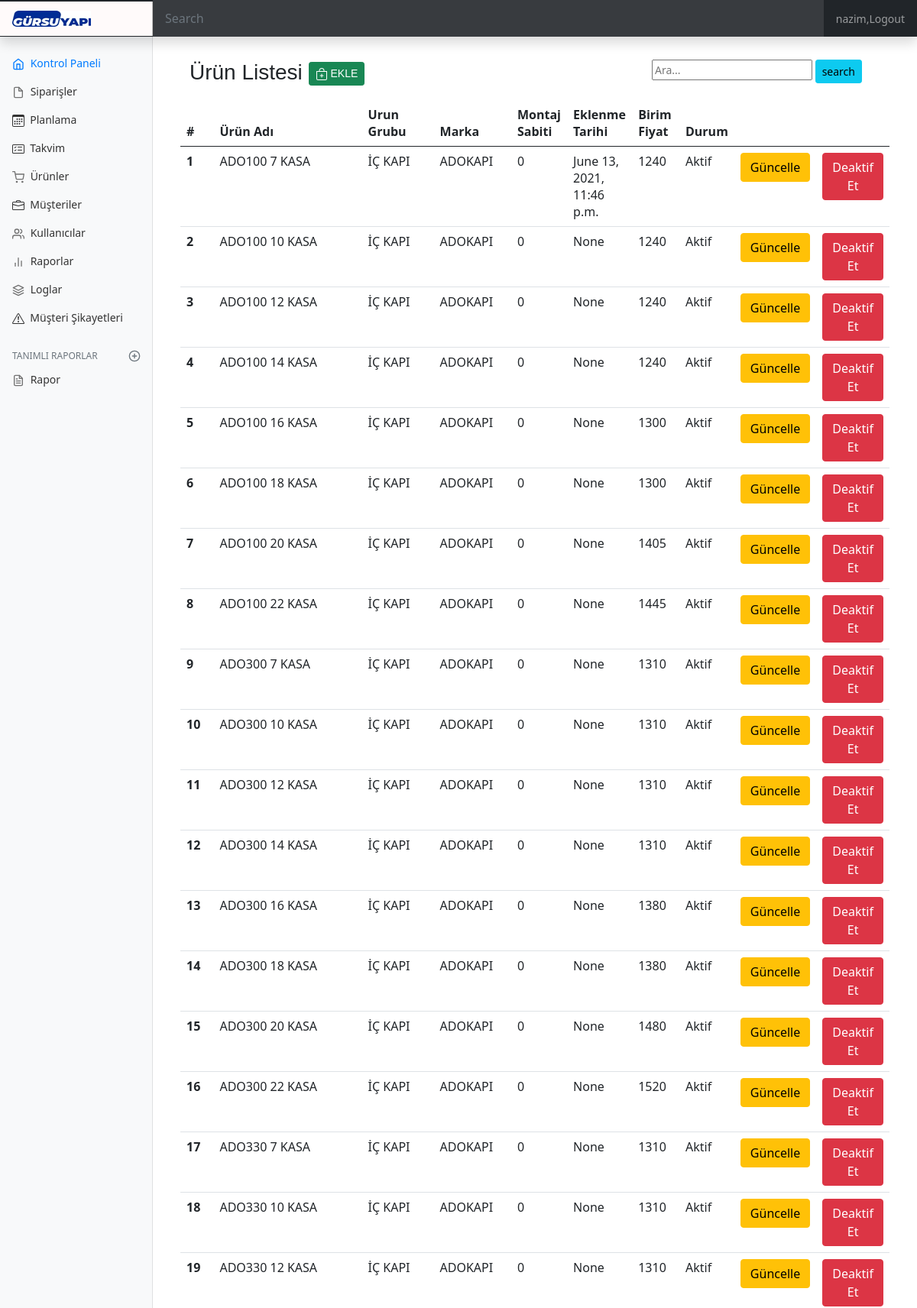
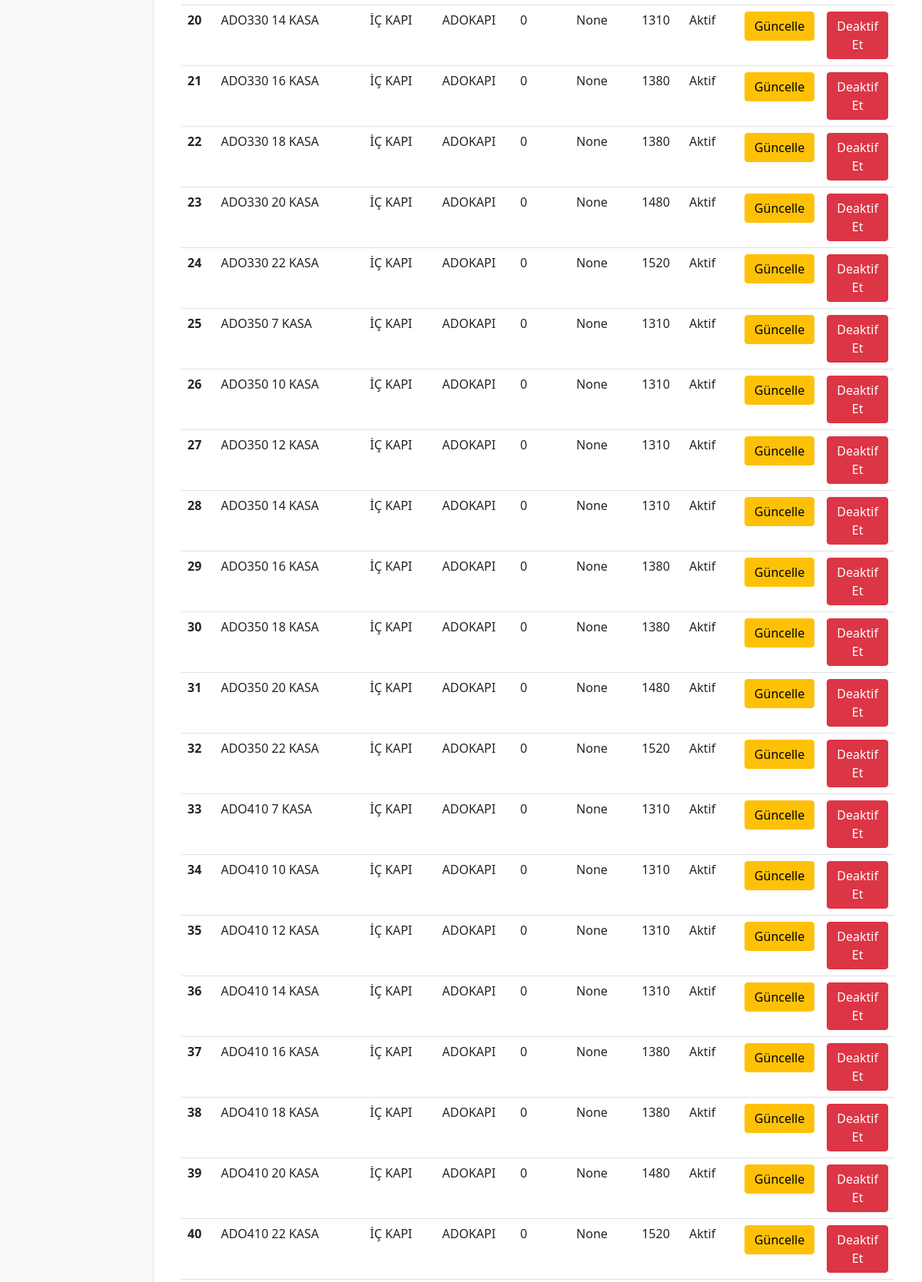
The app's page /order/productList/ (signed in, upper part) with its own data (2 pictures, top to bottom).
### order/models.py (models this page shows)
class Product(models.Model):
    unit_type = (
            ("AD","AD"),
            ("TN","TN"),
            ("M2","M2"),
            ("PK","PK"),
            ("TK","TK"),
            ("MT","MT"),
            ("BY","BY"),
            ("M3","M3"),
            ("KG","KG"),
       )
    urun_kodu = models.CharField(max_length=100,verbose_name="Ürün Kodu",blank=True, null=True)
    product_name = models.CharField(max_length=200,verbose_name="Ürün adı")
    marka = models.ForeignKey(Marka,on_delete=models.CASCADE,verbose_name="Urun Grubu",default=1)
    unit = models.CharField(max_length=10,choices=unit_type,verbose_name="Birim",default="AD")
    urun_grubu = models.ForeignKey(UrunGrubu,on_delete=models.CASCADE,verbose_name="Urun Grubu",default=1)
    montaj_sabiti = models.IntegerField(verbose_name="Montaj Sabiti",default=0)
    birim_fiyat = models.IntegerField(verbose_name="Birim Fiyat" ,default=0)
    product_category = models.ForeignKey(ProductCategory,on_delete=models.CASCADE,verbose_name="Kategori",default=1)
    created_date = models.DateTimeField(auto_now=True)
    active = models.BooleanField(default=True)

class UrunGrubu(models.Model):
    title = models.CharField(max_length=40, unique=True)
    def __str__(self):
        return self.title

class Marka(models.Model):
    title = models.CharField(max_length=30, unique=True)
    description = models.CharField(max_length=150)
    def __str__(self):
        return self.title

### order/views.py (the view)
# urls.py: path('productList/',views.productList,name='productList'),
@login_required(login_url='/user/login/')
@permission_required('user.urun_listele',login_url='/user/yetkiYok/')
def productList(request):
    keyword = request.GET.get("keyword")
    if keyword:
        products = Product.objects.filter(product_name__contains = keyword).filter(active=1)
        return  render(request,'productList.html',{'products':products})
    products = Product.objects.all()
    return  render(request,'productList.html',{'products':products})

### templates/productList.html (shortened to what this page needs)
{% extends "layout.html" %}
{% block body %}
<div class="row">
  <div class="row mb-2">
    <div class="col-md-6">
        <h3>Ürün Listesi
            <a href="/order/productAdd">
              <button class="btn btn-success btn-sm">
                  EKLE
              </button>
            </a>
        </h3>
    </div>
    <div class="col-md-6" align="right">
      <form>
          <input type="text" name="keyword" class="input-sm" placeholder="Ara...">
          <button type="submit" class="btn btn-info btn-sm"> search</button>
      </form>
    </div>
  </div>
</div>
<div class="row">
  <table class="table">
    <thead>
      <tr>
        <th scope="col">#</th>
        <th scope="col">Ürün Adı</th>
        <th scope="col">Urun Grubu</th>
        <th scope="col">Marka</th>
        <th scope="col">Montaj Sabiti</th>
        <th scope="col">Eklenme Tarihi</th>
        <th scope="col">Birim Fiyat</th>
        <th scope="col">Durum</th>
        <th scope="col"></th>
        <th scope="col"></th>
      </tr>
    </thead>
    <tbody>
        {% for product in products %}
          <tr>
            <th scope="row">{{product.id}}</th>
            <td>{{product.product_name}}</td>
            <td>{{product.urun_grubu}}</a></td>
            <td>{{product.marka}}</td>
            <td>{{product.montaj_sabiti}}</td>
            <td>{{product.created_date}}</td>
            <td>{{product.birim_fiyat}}</td>
            <td>
                {% if product.active == True %}
                    Aktif
                {% else%}
                    Pasif
                {% endif %}
            </td>
            <td><a href="/order/productUpdate/{{product.id}}"><button class="btn btn-warning">Güncelle</button></a></td>
            <td>
              {% if product.active == True %}
                  <a href="/order/productDeactive/{{product.id}}"><button class="btn btn-danger">Deaktif Et</button></a>
                {% else%}
                  <a href="/order/productActive/{{product.id}}"><button class="btn btn-success">Aktif Et</button></a>
                {% endif %}
            </td>
          </tr>
        {% endfor %}
    </tbody>
  </table>
</div>
{% endblock body %}

### templates/layout.html (shortened to what this page needs)
{% load static %}
<html lang="en">
<head>
    <link href="https://cdn.jsdelivr.net/npm/bootstrap@5.0.0-beta2/dist/css/bootstrap.min.css" rel="stylesheet">
    <link rel="stylesheet" type="text/css" href="https://cdnjs.cloudflare.com/ajax/libs/bootstrap-datetimepicker/4.17.43/css/bootstrap-datetimepicker.min.css">
    <link rel="stylesheet" type="text/css" href="https://cdnjs.cloudflare.com/ajax/libs/bootstrap-datetimepicker/4.17.43/css/bootstrap-datetimepicker-standalone.css">
    <link rel="stylesheet" type="text/css" href="{% static 'main.css' %}" >
    <link rel="stylesheet" type="text/css" href="{% static 'bootstrap-multiselect.css' %}">
    <link rel="stylesheet" type="text/css" href="{% static 'multi.min.css' %}">
    <link href="{% static 'dashboard.css' %}" rel="stylesheet">
  </head>
  <body>
<header class="navbar navbar-dark sticky-top bg-dark flex-md-nowrap p-0 shadow">
  <a class="navbar-brand col-md-3 col-lg-2 me-0 px-3" href="#"><img src="/media/gursuYapi.png"></a>
  <input class="form-control form-control-dark w-100" type="text" placeholder="Search" aria-label="Search">
  <ul class="navbar-nav px-3">
    <li class="nav-item text-nowrap">
        {% if request.user.is_authenticated %}
            <li class="nav-item"><a class="nav-link" href="/user/logout/"> {{ request.user.username }},Logout</a></li>
        {%else%}
            <li class="nav-item"><a class="nav-link" href="/user/login">  Login </a></li>
        {% endif %}
    </li>
  </ul>
</header>
<div class="container-fluid">
  <div class="row">
    <nav id="sidebarMenu" class="col-md-3 col-lg-2 d-md-block bg-light sidebar collapse">
      <div class="position-sticky pt-3" id="accordion">
        <ul class="nav flex-column">
          <li class="nav-item">
              <a class="nav-link active" aria-current="page" href="/order/dashboard/ope/active">
                Kontrol Paneli
              </a>
            </li>
          {% if perms.user.siparis_listele %}
                <li class="nav-item">
                  <a class="nav-link" href="/order/orderList/active">
                    Siparişler
                  </a>
              </li>
          {%endif%}
          {% if perms.user.siparis_listele %}
                <li class="nav-item">
                  <a class="nav-link" href="/order/planlama/all">
                    &nbsp;Planlama
                  </a>
              </li>
          {%endif%}
          {% if perms.user.rezervasyon_listele %}
            <li class="nav-item">
              <a class="nav-link" href="/order/events">
                &nbsp;Takvim
              </a>
            </li>
          {%endif%}
          {% if perms.user.urun_listele %}
            <li class="nav-item">
              <a class="nav-link" href="/order/productList">
                Ürünler
              </a>
            </li>
          {%endif%}
          {% if perms.user.musteri_listele %}
            <li class="nav-item">
              <a class="nav-link" href="/order/customerList">
                &nbsp;Müşteriler
              </a>
            </li>
          {%endif%}
          {% if perms.user.kullanici_listeleme %}
            <li class="nav-item">
              <a class="nav-link" href="/user/userList">
                Kullanıcılar
              </a>
            </li>
          {%endif%}
          {% if perms.user.rapor_listele %}
            <li class="nav-item">
              <a class="nav-link" href="#">
                Raporlar
              </a>
            </li>
          {%endif%}
          {% if perms.user.log_listeleme %}
            <li class="nav-item">
              <a class="nav-link" href="/user/logView">
                Loglar
              </a>
            </li>
          {%endif%}
          {% if perms.user.musterisikayet_listeleme %}
            <li class="nav-item">
              <a class="nav-link" href="/order/problemList">
                &nbsp;Müşteri Şikayetleri
              </a>
            </li>
          {%endif%}
        </ul>
        {% if perms.user.rapor_listele %}
        <h6 class="sidebar-heading d-flex justify-content-between align-items-center px-3 mt-4 mb-1 text-muted">
          <span>Tanımlı Raporlar</span>
          <a class="link-secondary" href="#" aria-label="Add a new report">
          </a>
        </h6>
        <ul class="nav flex-column mb-2">
          <li class="nav-item">
            <a class="nav-link" href="/order/rapor">
              Rapor
            </a>
          </li>
        {%endif%}
      </div>
    </nav>
    <main class="col-md-9 ms-sm-auto col-lg-10 px-md-4">
        <div style="margin-top: 30px;" class="container">
            {% block body%}
            {% endblock body%}
        </div>
    </main>
  </div>
</div>
</body>
</html>

### static/main.css (style rules this page uses)
:root { --fc-daygrid-event-dot-width: 8px; }
:root { --fc-list-event-dot-width: 10px; --fc-list-event-hover-bg-color: #f5f5f5; }

### static/dashboard.css (style rules this page uses)
body { font-size: .875rem; }
.feather { width: 16px; height: 16px; vertical-align: text-bottom; }
.sidebar { position: fixed; top: 0; bottom: 0; left: 0; z-index: 100; padding: 48px 0 0; box-shadow: inset -1px 0 0 rgba(0, 0, 0, .1); }
.sidebar .nav-link { font-weight: 500; color: #333; }
.sidebar .nav-link .feather { margin-right: 4px; color: #727272; }
.sidebar .nav-link.active { color: #007bff; }
.sidebar .nav-link:hover .feather, .sidebar .nav-link.active .feather { color: inherit; }
.sidebar-heading { font-size: .75rem; text-transform: uppercase; }
.navbar-brand { padding-top: .75rem; padding-bottom: .75rem; font-size: 1rem; background-color: rgb(255, 250, 250); box-shadow: inset -1px 0 0 rgba(0, 0, 0, .25); }
.navbar .form-control { padding: .75rem 1rem; border-width: 0; border-radius: 0; }
.form-control-dark { color: #fff; background-color: rgba(255, 255, 255, .1); border-color: rgba(255, 255, 255, .1); }
h1,h2,h3,h4 { font-family: Verdana, Geneva, Tahoma, sans-serif; font-style: inherit; }

### records on screen
Product: id "1", product_name "ADO100 7 KASA", urun_grubu "İÇ KAPI", marka "ADOKAPI", montaj_sabiti "0", created_date "June 13, 2021, 11:46 p.m.", birim_fiyat "1240", active "Aktif"
Product: id "2", product_name "ADO100 10 KASA", urun_grubu "İÇ KAPI", marka "ADOKAPI", montaj_sabiti "0", created_date "None", birim_fiyat "1240", active "Aktif"
Product: id "3", product_name "ADO100 12 KASA", urun_grubu "İÇ KAPI", marka "ADOKAPI", montaj_sabiti "0", created_date "None", birim_fiyat "1240", active "Aktif"
Product: id "4", product_name "ADO100 14 KASA", urun_grubu "İÇ KAPI", marka "ADOKAPI", montaj_sabiti "0", created_date "None", birim_fiyat "1240", active "Aktif"
Product: id "5", product_name "ADO100 16 KASA", urun_grubu "İÇ KAPI", marka "ADOKAPI", montaj_sabiti "0", created_date "None", birim_fiyat "1300", active "Aktif"
Product: id "6", product_name "ADO100 18 KASA", urun_grubu "İÇ KAPI", marka "ADOKAPI", montaj_sabiti "0", created_date "None", birim_fiyat "1300", active "Aktif"
Product: id "7", product_name "ADO100 20 KASA", urun_grubu "İÇ KAPI", marka "ADOKAPI", montaj_sabiti "0", created_date "None", birim_fiyat "1405", active "Aktif"
Product: id "8", product_name "ADO100 22 KASA", urun_grubu "İÇ KAPI", marka "ADOKAPI", montaj_sabiti "0", created_date "None", birim_fiyat "1445", active "Aktif"
Product: id "9", product_name "ADO300 7 KASA", urun_grubu "İÇ KAPI", marka "ADOKAPI", montaj_sabiti "0", created_date "None", birim_fiyat "1310", active "Aktif"
Product: id "10", product_name "ADO300 10 KASA", urun_grubu "İÇ KAPI", marka "ADOKAPI", montaj_sabiti "0", created_date "None", birim_fiyat "1310", active "Aktif"
Product: id "11", product_name "ADO300 12 KASA", urun_grubu "İÇ KAPI", marka "ADOKAPI", montaj_sabiti "0", created_date "None", birim_fiyat "1310", active "Aktif"
Product: id "12", product_name "ADO300 14 KASA", urun_grubu "İÇ KAPI", marka "ADOKAPI", montaj_sabiti "0", created_date "None", birim_fiyat "1310", active "Aktif"
Product: id "13", product_name "ADO300 16 KASA", urun_grubu "İÇ KAPI", marka "ADOKAPI", montaj_sabiti "0", created_date "None", birim_fiyat "1380", active "Aktif"
Product: id "14", product_name "ADO300 18 KASA", urun_grubu "İÇ KAPI", marka "ADOKAPI", montaj_sabiti "0", created_date "None", birim_fiyat "1380", active "Aktif"
Product: id "15", product_name "ADO300 20 KASA", urun_grubu "İÇ KAPI", marka "ADOKAPI", montaj_sabiti "0", created_date "None", birim_fiyat "1480", active "Aktif"
Product: id "16", product_name "ADO300 22 KASA", urun_grubu "İÇ KAPI", marka "ADOKAPI", montaj_sabiti "0", created_date "None", birim_fiyat "1520", active "Aktif"
Product: id "17", product_name "ADO330 7 KASA", urun_grubu "İÇ KAPI", marka "ADOKAPI", montaj_sabiti "0", created_date "None", birim_fiyat "1310", active "Aktif"
Product: id "18", product_name "ADO330 10 KASA", urun_grubu "İÇ KAPI", marka "ADOKAPI", montaj_sabiti "0", created_date "None", birim_fiyat "1310", active "Aktif"
Product: id "19", product_name "ADO330 12 KASA", urun_grubu "İÇ KAPI", marka "ADOKAPI", montaj_sabiti "0", created_date "None", birim_fiyat "1310", active "Aktif"
Product: id "20", product_name "ADO330 14 KASA", urun_grubu "İÇ KAPI", marka "ADOKAPI", montaj_sabiti "0", created_date "None", birim_fiyat "1310", active "Aktif"
Product: id "21", product_name "ADO330 16 KASA", urun_grubu "İÇ KAPI", marka "ADOKAPI", montaj_sabiti "0", created_date "None", birim_fiyat "1380", active "Aktif"
Product: id "22", product_name "ADO330 18 KASA", urun_grubu "İÇ KAPI", marka "ADOKAPI", montaj_sabiti "0", created_date "None", birim_fiyat "1380", active "Aktif"
Product: id "23", product_name "ADO330 20 KASA", urun_grubu "İÇ KAPI", marka "ADOKAPI", montaj_sabiti "0", created_date "None", birim_fiyat "1480", active "Aktif"
Product: id "24", product_name "ADO330 22 KASA", urun_grubu "İÇ KAPI", marka "ADOKAPI", montaj_sabiti "0", created_date "None", birim_fiyat "1520", active "Aktif"
Product: id "25", product_name "ADO350 7 KASA", urun_grubu "İÇ KAPI", marka "ADOKAPI", montaj_sabiti "0", created_date "None", birim_fiyat "1310", active "Aktif"
Product: id "26", product_name "ADO350 10 KASA", urun_grubu "İÇ KAPI", marka "ADOKAPI", montaj_sabiti "0", created_date "None", birim_fiyat "1310", active "Aktif"
Product: id "27", product_name "ADO350 12 KASA", urun_grubu "İÇ KAPI", marka "ADOKAPI", montaj_sabiti "0", created_date "None", birim_fiyat "1310", active "Aktif"
Product: id "28", product_name "ADO350 14 KASA", urun_grubu "İÇ KAPI", marka "ADOKAPI", montaj_sabiti "0", created_date "None", birim_fiyat "1310", active "Aktif"
Product: id "29", product_name "ADO350 16 KASA", urun_grubu "İÇ KAPI", marka "ADOKAPI", montaj_sabiti "0", created_date "None", birim_fiyat "1380", active "Aktif"
Product: id "30", product_name "ADO350 18 KASA", urun_grubu "İÇ KAPI", marka "ADOKAPI", montaj_sabiti "0", created_date "None", birim_fiyat "1380", active "Aktif"
Product: id "31", product_name "ADO350 20 KASA", urun_grubu "İÇ KAPI", marka "ADOKAPI", montaj_sabiti "0", created_date "None", birim_fiyat "1480", active "Aktif"
Product: id "32", product_name "ADO350 22 KASA", urun_grubu "İÇ KAPI", marka "ADOKAPI", montaj_sabiti "0", created_date "None", birim_fiyat "1520", active "Aktif"
Product: id "33", product_name "ADO410 7 KASA", urun_grubu "İÇ KAPI", marka "ADOKAPI", montaj_sabiti "0", created_date "None", birim_fiyat "1310", active "Aktif"
Product: id "34", product_name "ADO410 10 KASA", urun_grubu "İÇ KAPI", marka "ADOKAPI", montaj_sabiti "0", created_date "None", birim_fiyat "1310", active "Aktif"
Product: id "35", product_name "ADO410 12 KASA", urun_grubu "İÇ KAPI", marka "ADOKAPI", montaj_sabiti "0", created_date "None", birim_fiyat "1310", active "Aktif"
Product: id "36", product_name "ADO410 14 KASA", urun_grubu "İÇ KAPI", marka "ADOKAPI", montaj_sabiti "0", created_date "None", birim_fiyat "1310", active "Aktif"
Product: id "37", product_name "ADO410 16 KASA", urun_grubu "İÇ KAPI", marka "ADOKAPI", montaj_sabiti "0", created_date "None", birim_fiyat "1380", active "Aktif"
Product: id "38", product_name "ADO410 18 KASA", urun_grubu "İÇ KAPI", marka "ADOKAPI", montaj_sabiti "0", created_date "None", birim_fiyat "1380", active "Aktif"
Product: id "39", product_name "ADO410 20 KASA", urun_grubu "İÇ KAPI", marka "ADOKAPI", montaj_sabiti "0", created_date "None", birim_fiyat "1480", active "Aktif"
Product: id "40", product_name "ADO410 22 KASA", urun_grubu "İÇ KAPI", marka "ADOKAPI", montaj_sabiti "0", created_date "None", birim_fiyat "1520", active "Aktif"

### other values on screen
{{ request.user.username }} "nazim"
